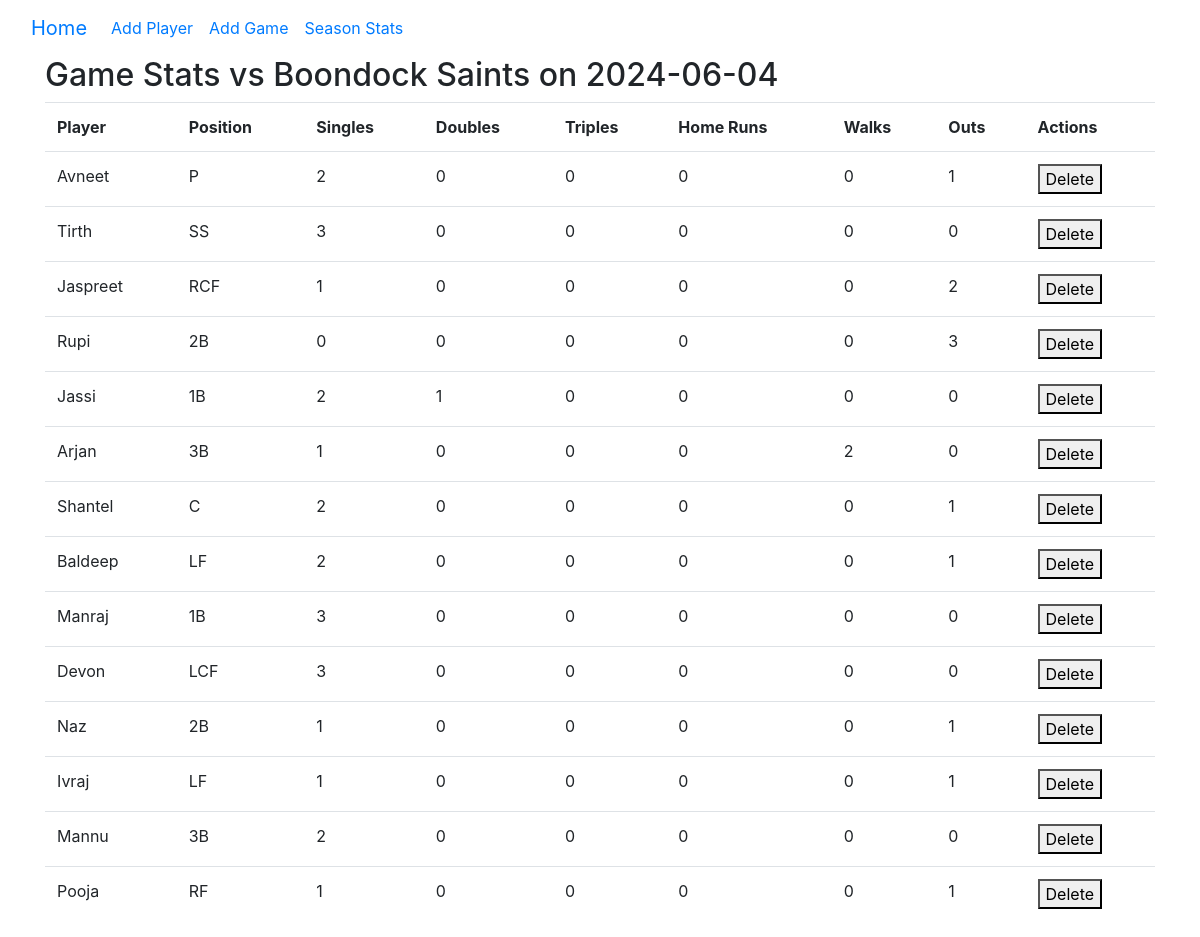
/game_stats/4, run on the app's committed database.
### app/models.py (models this page shows, shortened)
class Game(db.Model):
    id = db.Column(db.Integer, primary_key=True)
    date = db.Column(db.Date, default=datetime.utcnow)
    opponent = db.Column(db.String(64))
    score_own = db.Column(db.Integer, default=0, nullable=True)
    score_opponent = db.Column(db.Integer, default=0, nullable=True)
    players = db.relationship('PlayerStats', backref='game', lazy=True)

class PlayerStats(db.Model):
    id = db.Column(db.Integer, primary_key=True)
    player_id = db.Column(db.Integer, db.ForeignKey('player.id'))
    game_id = db.Column(db.Integer, db.ForeignKey('game.id'))
    singles = db.Column(db.Integer, default=0)
    doubles = db.Column(db.Integer, default=0)
    triples = db.Column(db.Integer, default=0)
    home_runs = db.Column(db.Integer, default=0)
    walks = db.Column(db.Integer, default=0)
    outs = db.Column(db.Integer, default=0)
    position = db.Column(db.String(20))  # Add position field

class Player(db.Model):
    id = db.Column(db.Integer, primary_key=True)
    name = db.Column(db.String(64), index=True, unique=True)
    singles = db.Column(db.Integer, default=0)
    doubles = db.Column(db.Integer, default=0)
    triples = db.Column(db.Integer, default=0)
    home_runs = db.Column(db.Integer, default=0)
    walks = db.Column(db.Integer, default=0)
    outs = db.Column(db.Integer, default=0)
    player_stats = db.relationship('PlayerStats', backref='player', lazy=True)

### app/routes.py (the view)
@bp.route('/game_stats/<int:game_id>')
def game_stats(game_id):
    game = Game.query.get_or_404(game_id)
    player_stats = PlayerStats.query.filter_by(game_id=game.id).all()
    return render_template('game_stats.html', game=game, player_stats=player_stats)

### app/templates/game_stats.html
{% extends "layout.html" %}
{% block content %}
  <h2>Game Stats vs {{ game.opponent }} on {{ game.date }}</h2>
  <table class="table">
    <tr>
      <th>Player</th>
      <th>Position</th>
      <th>Singles</th>
      <th>Doubles</th>
      <th>Triples</th>
      <th>Home Runs</th>
      <th>Walks</th>
      <th>Outs</th>
      <th>Actions</th>
    </tr>
    {% for stat in player_stats %}
    <tr>
      <td>{{ stat.player.name }}</td>
      <td>{{ stat.position }}</td>
      <td>{{ stat.singles }}</td>
      <td>{{ stat.doubles }}</td>
      <td>{{ stat.triples }}</td>
      <td>{{ stat.home_runs }}</td>
      <td>{{ stat.walks }}</td>
      <td>{{ stat.outs }}</td>
      <td>
        <form action="{{ url_for('routes.delete_player_stats', player_stats_id=stat.id) }}" method="POST" style="display:inline;">
          <button type="submit">Delete</button>
        </form>
      </td>
    </tr>
    {% endfor %}
  </table>
{% endblock %}

### data on the page
Game: opponent "Boondock Saints", date "2024-06-04"
PlayerStats: player.name "Avneet", position "P", singles "2", doubles "0", triples "0", home_runs "0", walks "0", outs "1"
PlayerStats: player.name "Tirth", position "SS", singles "3", doubles "0", triples "0", home_runs "0", walks "0", outs "0"
PlayerStats: player.name "Jaspreet", position "RCF", singles "1", doubles "0", triples "0", home_runs "0", walks "0", outs "2"
PlayerStats: player.name "Rupi", position "2B", singles "0", doubles "0", triples "0", home_runs "0", walks "0", outs "3"
PlayerStats: player.name "Jassi", position "1B", singles "2", doubles "1", triples "0", home_runs "0", walks "0", outs "0"
PlayerStats: player.name "Arjan", position "3B", singles "1", doubles "0", triples "0", home_runs "0", walks "2", outs "0"
PlayerStats: player.name "Shantel", position "C", singles "2", doubles "0", triples "0", home_runs "0", walks "0", outs "1"
PlayerStats: player.name "Baldeep", position "LF", singles "2", doubles "0", triples "0", home_runs "0", walks "0", outs "1"
PlayerStats: player.name "Manraj", position "1B", singles "3", doubles "0", triples "0", home_runs "0", walks "0", outs "0"
PlayerStats: player.name "Devon", position "LCF", singles "3", doubles "0", triples "0", home_runs "0", walks "0", outs "0"
PlayerStats: player.name "Naz", position "2B", singles "1", doubles "0", triples "0", home_runs "0", walks "0", outs "1"
PlayerStats: player.name "Ivraj", position "LF", singles "1", doubles "0", triples "0", home_runs "0", walks "0", outs "1"
PlayerStats: player.name "Mannu", position "3B", singles "2", doubles "0", triples "0", home_runs "0", walks "0", outs "0"
PlayerStats: player.name "Pooja", position "RF", singles "1", doubles "0", triples "0", home_runs "0", walks "0", outs "1"
